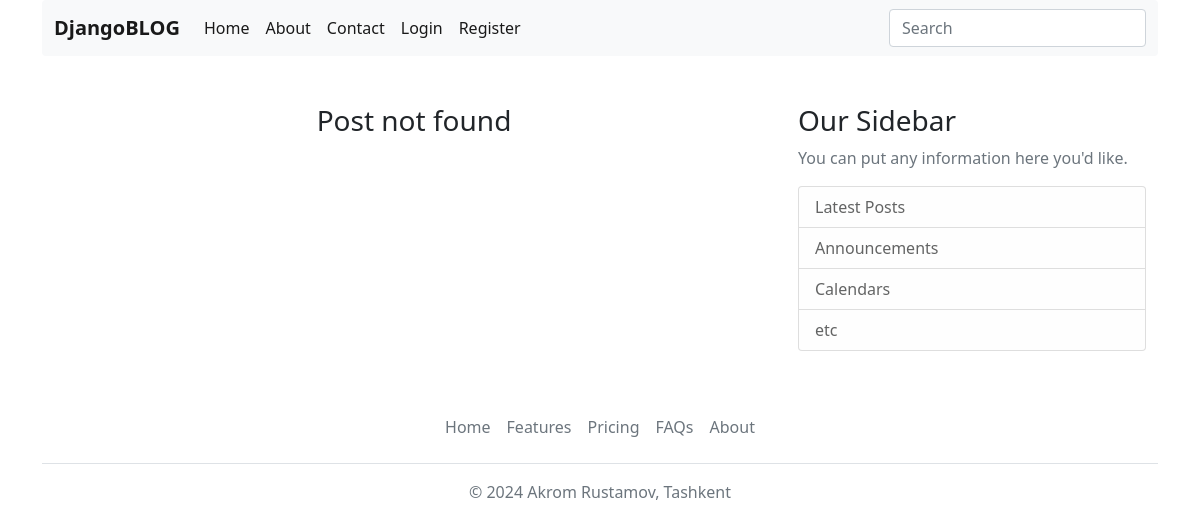
The app's page /, older data.
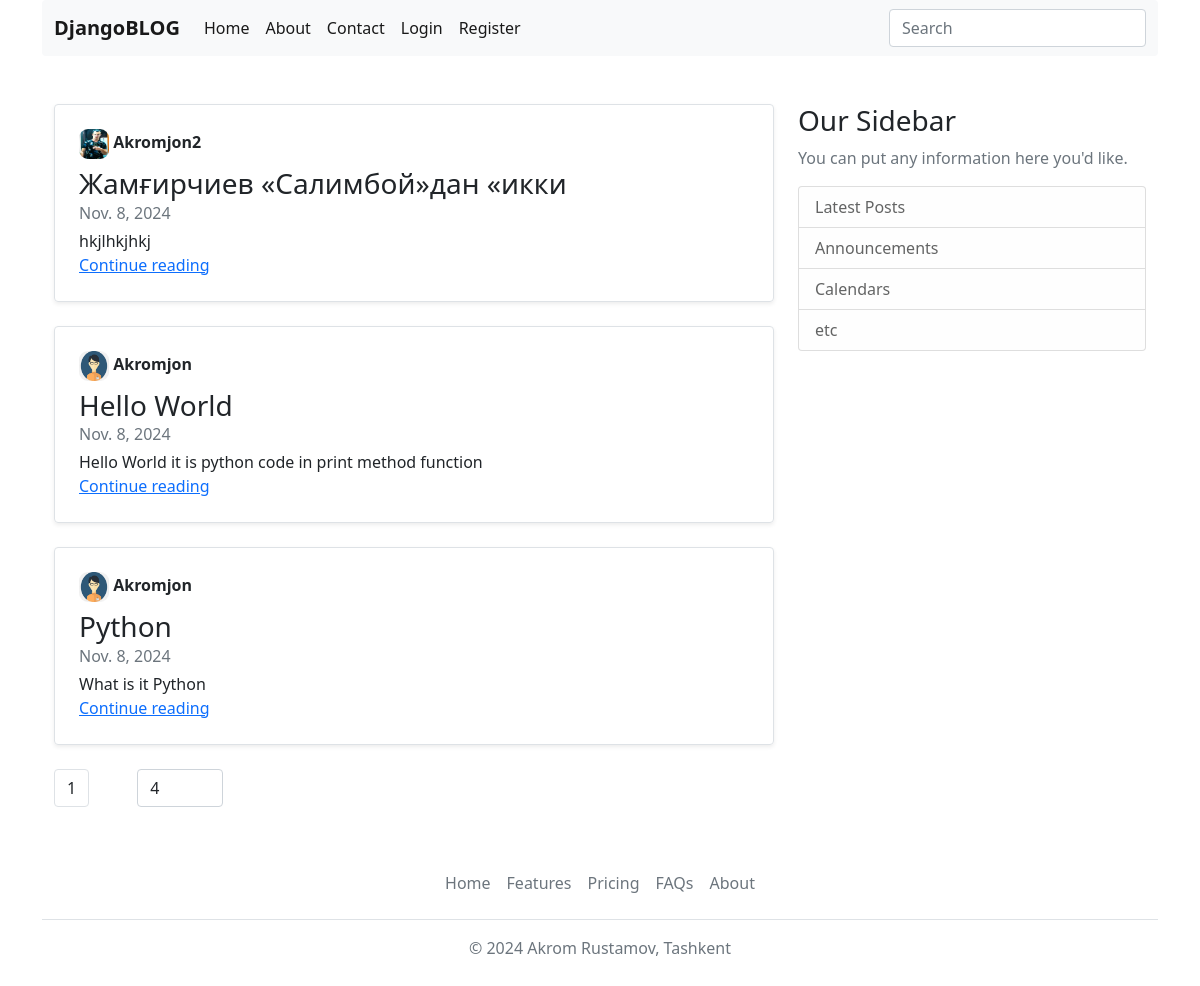
The same page, newer data.
### apps/blog/models.py (models this page shows, shortened)
class Post(TimestempedAbstractModel):
    title = models.CharField(max_length=120)
    slug = models.SlugField(max_length=255, unique=True, db_index=True)
    content = models.TextField()
    publisher_at = models.DateField()
    is_active = models.BooleanField(default=False)
    author = models.ForeignKey("User", models.CASCADE, "posts")
    def get_absolute_url(self):
        return reverse("post_detail", kwargs={"slug": self.slug})

class User(AbstractUser, TimestempedAbstractModel):
    avatar = models.ImageField(
        upload_to="avatars/", null=True, default="avatars/default/logo.png"
    )

### apps/blog/views.py (the view)
# urls.py: path("", views.HomePageView.as_view(), name="home"),
class HomePageView(TemplateView):
    template_name = "blog/home.html"
    def get(self, request):
        if request.user.is_authenticated:
            posts = Post.objects.exclude(author=request.user)
        else:
            posts = Post.objects.all()
        search_query = request.GET.get('search_query', None)
        page = request.GET.get("page", 1)
        size = request.GET.get("size", 4)
        posts = get_search_model_queryset(posts, search_query)
        page_obj = get_pagination_obj(posts, page, size)
        return render(
            request,
            "blog/home.html",
            {
                "page_obj": page_obj,
                "size_value": size,
            },
        )

### apps/blog/utils.py (called while the page is built, shortened)
def get_search_model_queryset(model_queryset: QuerySet, search_query: str = None) -> QuerySet:
    if search_query is None:
        return model_queryset

def get_pagination_obj(model_queryset: QuerySet, page: int = 1, size: int = 4) -> Page:
    return Paginator(model_queryset.order_by("id"), size).page(page)

### templates/blog/home.html (shortened to what this page needs)
{% extends 'base.html' %}
{% load static %}
{% block content %}
<main role="main" class="container" id="main-content">
  <div class="row">
    <div class="col-md-8">
        {% for post in page_obj.object_list %}
        <div class="col-md-12">
          <div class="row g-0 border rounded overflow-hidden flex-md-row mb-4 shadow-sm h-md-250 position-relative">
            <div class="col p-4 d-flex flex-column position-static">
              <div class="d-flex">
                <strong class="d-inline-block mb-2">
                  <img src="{{ post.author.avatar.url }}" style="border-radius: 30%;" width="30px" height="30px" alt="author logo">
                  {{ post.author }}
                </strong>
              </div>
              <h3 class="mb-0">{{ post.title }}</h3>
              <div class="mb-1 text-muted">{{ post.publisher_at }}</div>
              <p class="card-text mb-auto">{{ post.content|truncatewords_html:30 }}</p>
              <a href="{{ post.get_absolute_url }}" class="stretched-link">Continue reading</a>
            </div>
          </div>
        </div>
        {% empty %}
        <div align="center">
          <h3>Post not found</h3>
        </div>
        {% endfor %}
    </div>
    {% include 'components/latest_posts.html' %}
  </div>
  {% include 'components/paginators.html' %}
</main>
{% endblock %}

Row changes from the older to the newer data that the page shows:
added Post: author.avatar (picture), author "Akromjon2", title "Жамғирчиев «Салимбой»дан «икки", publisher_at "Nov. 8, 2024", content "hkjlhkjhkj"
added Post: author.avatar (picture), author "Akromjon", title "Hello World", publisher_at "Nov. 8, 2024", content "Hello World it is python code in print method function"
added Post: author.avatar (picture), author "Akromjon", title "Python", publisher_at "Nov. 8, 2024", content "What is it Python"
Text that changed along with them:
{{ page_obj.number }}: (not shown) → "1"
form field size: (not shown) → "4"
text no longer shown: "Post not found"
